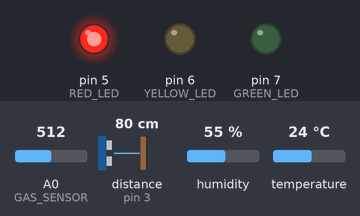
The sketch below on a simulated Arduino Uno, built with avr-gcc and run on an emulated ATmega328P. Shown: output pins drawn as LEDs (lit = HIGH). Wiring (inferred from the names in the program): ultrasonic range finder: trigger pin 2; echo pin 3. Inputs (shaded band) come from the test bench; at power-on: A0 (GAS_SENSOR) = 512, distance to the obstacle (sensor on pin 3) 80 cm, humidity 55 %, temperature 24 °C. The echo pulse lasts 58.3 µs per cm; pins used as bus, display or sensor lines are not drawn; what the sketch prints to the serial monitor is not drawn.

Above: at 5.0 s.
At 11.0 s:
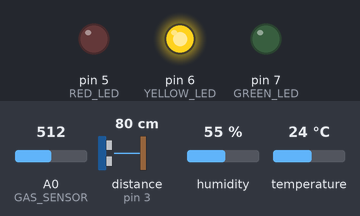
At 17.0 s:
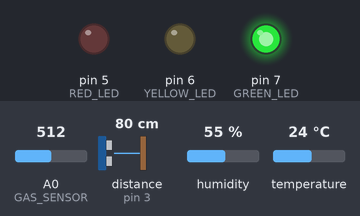
Timing chart, 0 to 28.6 s (numbered marks = the images above):
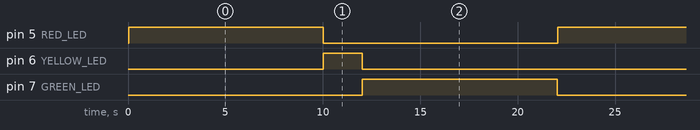

The sketch:

Smart_Traffic_Control_Bot.ino
```cpp
#include <DHT.h>
#include <SoftwareSerial.h>

#define DHTPIN 4
#define DHTTYPE DHT11
DHT dht(DHTPIN, DHTTYPE);

#define TRIG 2
#define ECHO 3
#define RED_LED 5
#define YELLOW_LED 6
#define GREEN_LED 7
#define GAS_SENSOR A0

SoftwareSerial espSerial(11, 10); // RX, TX

long duration;
int distance;
int redTime;
float temp;
int gasValue;

void setup() {
  Serial.begin(9600);
  espSerial.begin(9600);
  dht.begin();
  pinMode(TRIG, OUTPUT);
  pinMode(ECHO, INPUT);
  pinMode(RED_LED, OUTPUT);
  pinMode(YELLOW_LED, OUTPUT);
  pinMode(GREEN_LED, OUTPUT);
}

void loop() {
  // Measure distance
  digitalWrite(TRIG, LOW);
  delayMicroseconds(2);
  digitalWrite(TRIG, HIGH);
  delayMicroseconds(10);
  digitalWrite(TRIG, LOW);
  duration = pulseIn(ECHO, HIGH);
  distance = duration * 0.034 / 2;

  // Red light time logic
  redTime = (distance < 50) ? 30 : 10;

  // Read temperature
  temp = dht.readTemperature();
  if (isnan(temp)) temp = 0;

  // Read gas value
  gasValue = analogRead(GAS_SENSOR);

  // Simulate signal
  digitalWrite(RED_LED, HIGH);
  digitalWrite(GREEN_LED, LOW);
  delay(redTime * 1000);

  digitalWrite(RED_LED, LOW);
  digitalWrite(YELLOW_LED, HIGH);
  delay(2000);
  digitalWrite(YELLOW_LED, LOW);

  digitalWrite(GREEN_LED, HIGH);
  delay(10000);
  digitalWrite(GREEN_LED, LOW);

  // Send sensor data to ESP8266
  Serial.print("TEMP:");
  Serial.print(temp);
  Serial.print(",TIME:");
  Serial.print(redTime);
  Serial.print(",GAS:");
  Serial.print(gasValue);
  Serial.print(",DIST:");
  Serial.print(distance);
  Serial.println();
}
```

Measured:
- by itself, pin 5 (RED_LED), pin 7 (GREEN_LED): alternates HIGH for 10.0 s and LOW for 12.0 s
- by itself, pin 6 (YELLOW_LED): alternates HIGH for 2.0 s and LOW for 20.0 s
- by itself, everything shown: repeats every 22.0 s, in 4 steps
